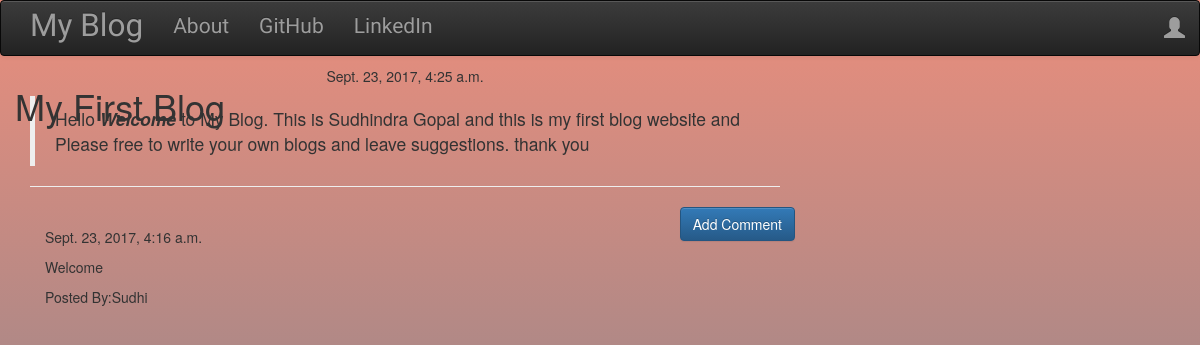
/post/1, run on the app's committed database.
### blog/models.py (models this page shows, shortened)
class Post(models.Model):
    author = models.ForeignKey('auth.User')
    title = models.CharField(max_length=200)
    text = models.TextField()
    created_date = models.DateTimeField(default=timezone.now)
    published_date = models.DateTimeField(blank=True, null=True)

class Comment(models.Model):
    post = models.ForeignKey('blog.Post', related_name='comments')
    author = models.CharField(max_length = 200)
    text = models.TextField()
    created_date = models.DateTimeField(default=timezone.now)
    approved_comment = models.BooleanField(default=False)

### blog/views.py (the view)
# urls.py: url(r'^post/(?P<pk>\d+)$', views.PostDetailView.as_view(), name='post_detail'),
class PostDetailView(DetailView):
    model = Post

### blog/templates/blog/post_detail.html (shortened to what this page needs)
{% extends "blog/base.html" %}
{% block content %}
<h1 class="posttittle loader">{{post.title}}</h1>
{% if post.published_date %}
  <div class="date postdate">
    {{ post.published_date }}
  </div>
{% else %}
  <a class='btn btn-default' href="{% url 'post_publish' pk=post.pk %}">Publish</a>
{% endif %}
<p class='postcontent'>{{ post.text|safe|linebreaksbr }}</p>
<hr>
<a class="btn btn-primary btn-comment" href="{% url 'add_comment_to_post' pk=post.pk %}">
    Add Comment
</a>
<div class="container">
  {% for comment in post.comments.all  %}
  <br>
    {% if user.is_authenticated or comment.approved_comment %}
      {{comment.created_date}}
      <p>{{comment.text|safe|linebreaks}}</p>
      <p>Posted By:{{comment.author}}</p>
    {% endif %}
    {% empty %}
    <p>No Comments!</p>
  {% endfor %}
</div>
{% endblock %}

### blog/templates/blog/base.html (shortened to what this page needs)
<!DOCTYPE html>
{% load staticfiles %}
<html>
  <head>
    <link rel="stylesheet" href="https://maxcdn.bootstrapcdn.com/bootstrap/3.3.7/css/bootstrap.min.css">
    <link rel="stylesheet" href="https://maxcdn.bootstrapcdn.com/bootstrap/3.3.7/css/bootstrap-theme.min.css">
    <link rel="stylesheet" href="//cdn.jsdelivr.net/npm/medium-editor@latest/dist/css/medium-editor.min.css" type="text/css" media="screen" charset="utf-8">
    <link rel="stylesheet" href="{% static 'css/blog.css' %}">
  </head>
  <body class="loader bg-img">
    <nav class="navbar navbar-default techfont custom-navbar navbar-inverse">
      <div class="container">
        <ul class="nav navbar-nav">
          <li><a class="navbar-brand bigbrand" href="{% url 'post_list' %}">My Blog</a></li>
          <li><a href="{% url 'about' %}">About</a></li>
          <li><a href="https://www.github.com">GitHub</a></li>
          <li><a href="https://www.linkedin.com">LinkedIn</a></li>
        </ul>
        <ul class=" nav navbar-nav navbar-right">
          {% if user.is_authenticated %}
            <li>
              <a href="{% url 'post_new' %}">New Post</a>
            </li>
            <li>
              <a href="{% url 'post_draft_list' %}">Drafts</a>
            </li>
            <li>
              <a href="{% url 'logout' %}">Logout</a>
            </li>
            <li><a>Welcome: {{user.username}}</a></li>
          {% else %}
            <li><a class="nav navbar-right" href="{% url 'login'%}"><span class="glyphicon glyphicon-user"></span></a></li>
          {% endif %}
        </ul>
      </div>
    </nav>
    <div class="content container">
      <div class="row">
        <div class="col-md-8">
          <div class="blog_posts">
            {% block content %}
            {% endblock %}
          </div>
        </div>
      </div>
    </div>
  </body>
</html>

### blog/static/css/blog.css (style rules this page uses)
.techfont { font-family: 'Crete Round', sans-serif; font-size: 1.5em; margin-bottom: 10px; }
.bigbrand { font-size: 1.5em; }
.postdate { text-align: center; }
.postcontent { font-family: 'Crete Round', serif; font-size: 1.5em; }
.btn-comment { position: absolute; right: 0px; }
.loader { position:absolute; left:0; right:0; top:0; bottom:0; filter:hue-rotate(0deg); color:linear-gradient(45deg,#0f8,#08f); animation:hue 10000ms infinite linear; }

### data on the page
Post: title "My First Blog", published_date "Sept. 23, 2017, 4:25 a.m.", text "Hello Welcome to My Blog. This is Sudhindra Gopal and this is my first blog website and Please free to write your own blogs and leave suggestions. thank you"
Comment: created_date "Sept. 23, 2017, 4:16 a.m.", text "Welcome", author "Sudhi"
